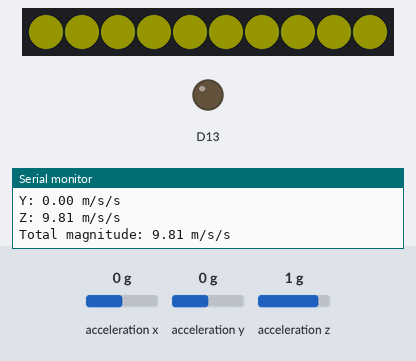
Bench run of a sketch on a simulated Adafruit Circuit Playground Express. Parts: 10 RGB LEDs in strip order, left to right, output pins drawn as LEDs (lit = HIGH), the last lines printed to the serial monitor. The test bench sets the inputs (shaded band); at power-on: acceleration x 0 g, acceleration z 1 g, acceleration y 0 g. Dim RGB values are drawn brighter than linear.

Above: at 1.3 s.
1.4 s: acceleration x set to -1.4 g
At 2.7 s:
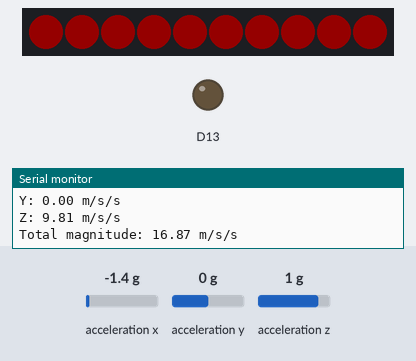
3.0 s: acceleration x set to 0 g
At 4.2 s:
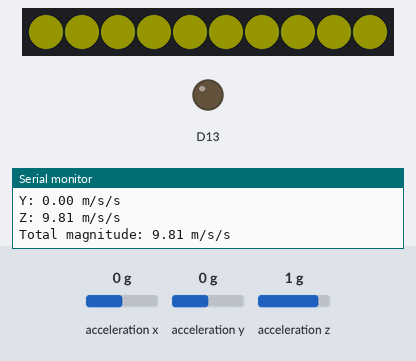
4.5 s: acceleration z set to -0.8 g
At 4.9 s:
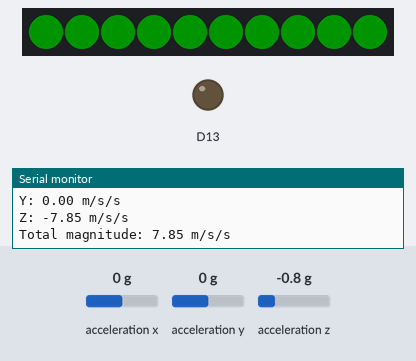
6.0 s: acceleration z set to 0 g
At 6.5 s:
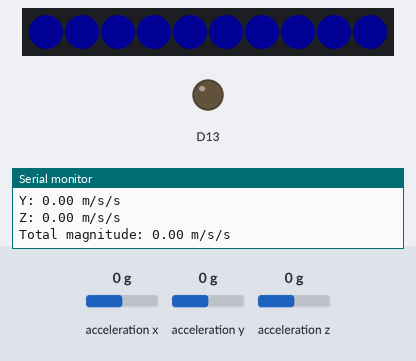
7.5 s: acceleration x set to -0.8 g
At 8.2 s:
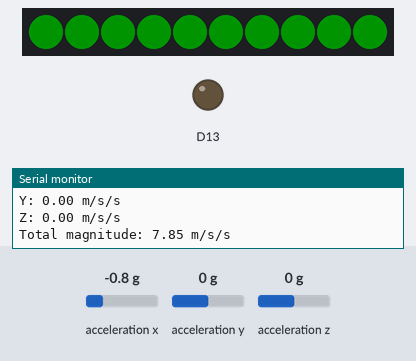
Timing chart, 0 to 10.0 s (numbered marks = the images above; inputs shaded):
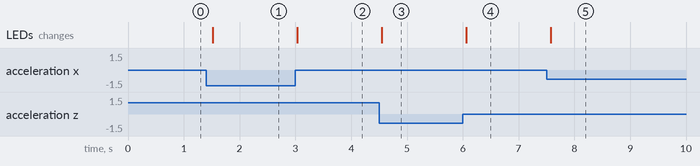

Measured:
- after the input at 1.4 s, the LEDs: change after 0.12 s (image 1)
- after the input at 3.0 s, the LEDs: change at once (image 2)
- after the input at 4.5 s, the LEDs: change after 0.05 s (image 3)
- after the input at 6.0 s, the LEDs: change after 0.06 s (image 4)
- after the input at 7.5 s, the LEDs: change after 0.08 s (image 5)

The sketch:

Jump_shoes.ino
```cpp
#include <Adafruit_CircuitPlayground.h>
#include <Wire.h>
#include <SPI.h>

float x, y, z; //values to measure acceleration in 3 dimensions
float total = 0.0;

void setup() {
  CircuitPlayground.begin();
  Serial.begin(9600);
}

void loop() {
  getAcc();         //collect magnitude of acceleration
  if (total > 11) { //IF the acceleration is greater than the acceleration due to gravity, turn pixel red
    redSpark();
  }
  else if (total < 9.0 && total > 7.0) {
    greenSpark();
  }
  else if (total < 7.0 && total > 3.0) {
    tealSpark();
  }
  else if (total < 3.0) {
    blueSpark();
  }
  else {
    amberSpark();
  }


  delay(500);
}
```

Displays.ino
```cpp
void redSpark(){
  for(int i=0;i<=10; i++){
    CircuitPlayground.strip.setPixelColor(i,255,0,0);
    CircuitPlayground.strip.show();
  }
}
void greenSpark(){
  for(int i=0;i<=10; i++){
    CircuitPlayground.strip.setPixelColor(i,0,255,0);
    CircuitPlayground.strip.show();
  }
}
void blueSpark(){
  for(int i=0;i<=10; i++){
    CircuitPlayground.strip.setPixelColor(i,0,0,255);
    CircuitPlayground.strip.show();
  }
}
void tealSpark(){
  for(int i=0;i<=10; i++){
    CircuitPlayground.strip.setPixelColor(i,0,255,255);
    CircuitPlayground.strip.show();
  }
}
void amberSpark(){
  for(int i=0;i<=10; i++){
    CircuitPlayground.strip.setPixelColor(i,255,255,0);
    CircuitPlayground.strip.show();
  }
}
```

Get_Acc.ino
```cpp
void getAcc(){
  x=0.0;
  y=0.0;
  z=0.0;
  x=CircuitPlayground.motionX();  //Measures Acc. on x-axis
  Serial.print("X: "); Serial.print(x); Serial.println(" m/s/s");
  y=CircuitPlayground.motionY();  //Measures Acc. on y-axis
  Serial.print("Y: "); Serial.print(y); Serial.println(" m/s/s");
  z=CircuitPlayground.motionZ();  //Measures Acc. on z-axis
  Serial.print("Z: "); Serial.print(z); Serial.println(" m/s/s");
  Serial.println();

  total=sqrt((x*x)+(y*y)+(z*z));  //Net force takes the square root of the sum of the squares of the individual forces, Like pythagorean theorem
  Serial.print("Total magnitude: ");Serial.print(total); Serial.println(" m/s/s");
  Serial.println();
}
```
